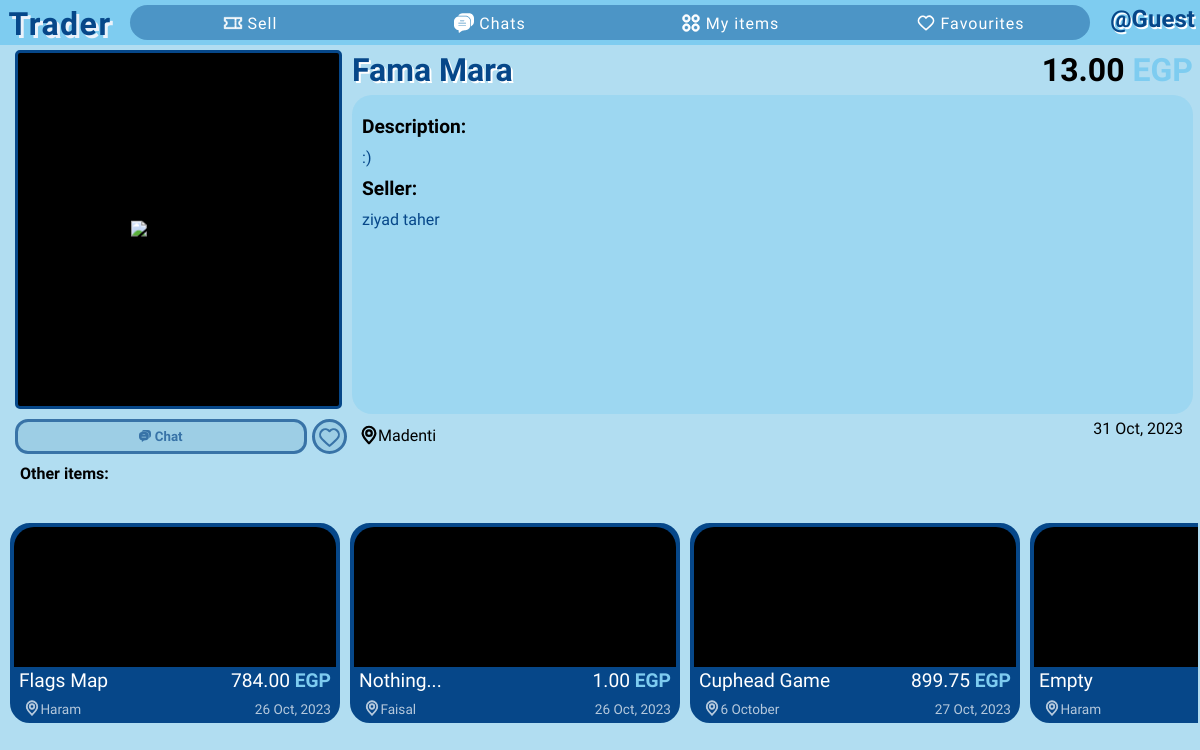
/17/, run on an earlier commit of the app's database.
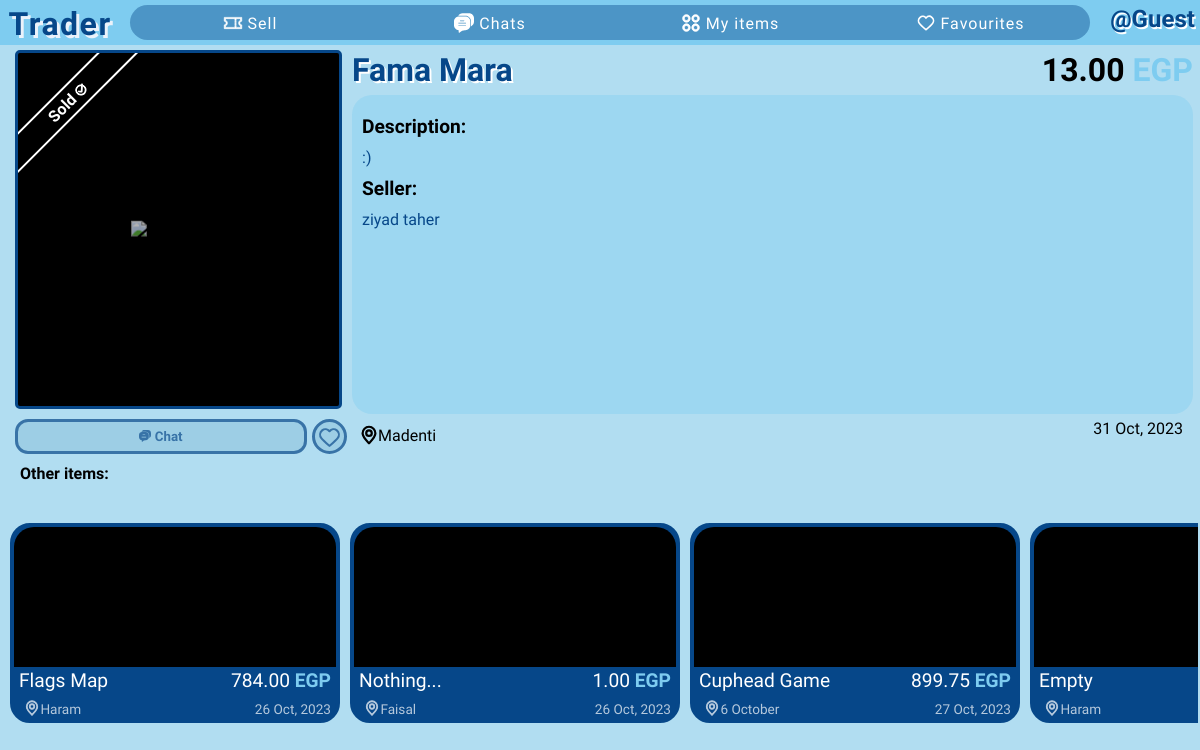
And on a later commit of the database.
### app/routes.py (the view)
@app.get("/<int:item_id>/")
def single_item(item_id):
    items = []
    item = None
    for entry in Item.query.all():
        if entry.id == item_id:
            item = entry
            seller = User.query.get(item.owner)
        elif entry.is_sold == False:
            items.append(entry)
    if not item:
        abort(404)
    if current_user.is_authenticated:
        is_favourite = item in current_user.favourites
    else:
        is_favourite = False
    return render_template("single-item.html", items=items, item=item, seller=seller, is_favourite=is_favourite)

### app/cust_formatting.py (called while the page is built)
def price_format(float):
    return '{:,.2f}'.format(float)

### app/templates/single-item.html (shortened to what the changed rows need)
{% extends 'base.html' %}
{% block head %}
    <link rel="stylesheet" href="{{ url_for('static', filename='css/partials/item.css') }}">
    <link rel="stylesheet" href="{{ url_for('static', filename='css/single-item.css') }}">
{% endblock %}
{% block content %}
    <div class="grid-cont">
        <div class="item-img-cont">
            <img src="{{ url_for('serve_image', img_id=item.images[0].id) }}" alt="item-image">
            {% if item.is_sold %}
                <div class="black-mask"></div>
                <div class="sold-strip">
                    Sold
                </div>
            {% endif %}
        </div>
        <div class="title-price">
            <h2 class="item-title">{{ item.title }}</h2>
        </div>
    </div>
{% endblock %}

What changed in the data, as far as the page shows it:
changed Item "Fama Mara": is_sold False → True (drawn)
Also different on the page:
text now shown: "Sold"
